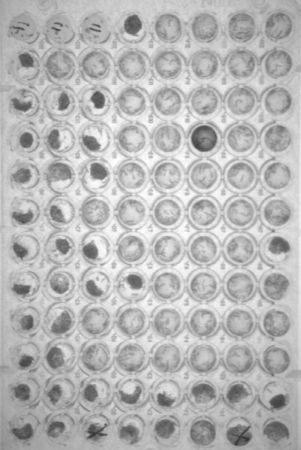
%> input picture CW1/tray.pgm, 301 x 450 px
$ octave task4.m   (GNU Octave 9; MATLAB toolbox functions it lacks are replaced by stand-ins)
%> lines starting %> are read from the running program, lines starting %| are printed output that depends on the picture
I = imread("tray.pgm");
%> I is the input picture: size 450x301 uint8; min 52, max 255, mean 183.2
W = fspecial('gaussian', [150,150], 100);
K = imfilter(I, W, 'replicate');
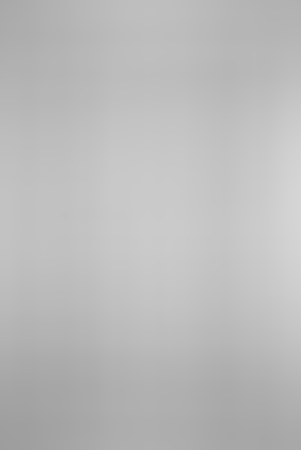
%> K: size 450x301 uint8; min 157, max 213, mean 186.7

%figure(1);
%subplot(121); imshow(I); title('Original Image');
%subplot(122); imshow(K); title('After Filter');

final = imsubtract(I, K);
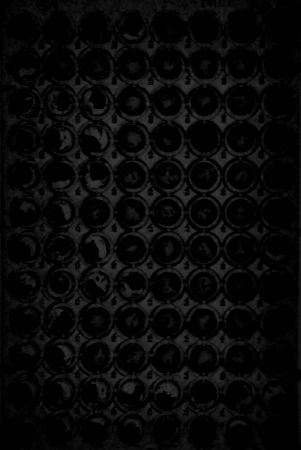
%> final: size 450x301 uint8; min 0, max 59, mean 8.7

F=im2double(final);
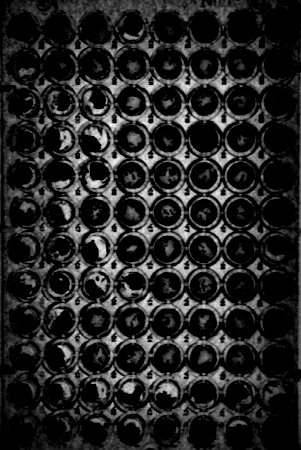
%> F: size 450x301 double; min 0, max 0.231, mean 0.034; drawn with min black and max white
%> (the run ends here)

$ run again, with CW1/brains.pgm copied over CW1/tray.pgm
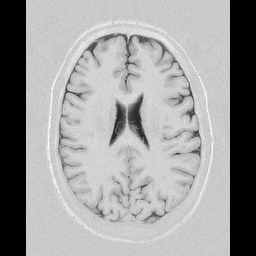
%> input picture CW1/brains.pgm, 256 x 256 px
%> I is the input picture: size 256x256 uint8; min 0, max 255, mean 156.2
%> `K = imfilter(I, W, 'replicate');`:
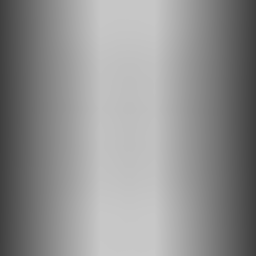
%> K: size 256x256 uint8; min 62, max 200, mean 144.9
%> `final = imsubtract(I, K);`:
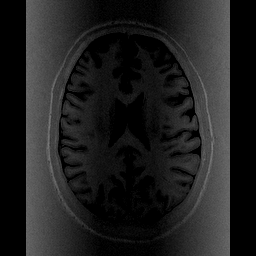
%> final: size 256x256 uint8; min 0, max 124, mean 31.6
